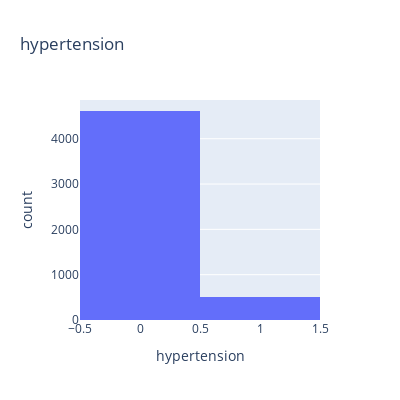

Notebook code for this chart:
### Markdown cell above
> **2.Hypertension:**

### Code cell
print (f'{round(df["hypertension"].value_counts(normalize=True)*100,2)}')
fig = px.histogram(df, x="hypertension", title='hypertension', width=400, height=400)
fig.show()

### Figure 1 — Plotly figure (JSON) as saved in the notebook; plotly's stock layout.template omitted (floating-point values rounded to 4 significant figures; data arrays with more than 128 entries replaced by an {"elided": "..."} marker saying what was removed)
{"data": [{"alignmentgroup": "True", "bingroup": "x", "hovertemplate": "hypertension=%{x}<br>count=%{y}<extra></extra>", "legendgroup": "", "marker": {"color": "#636efa", "pattern": {"shape": ""}}, "name": "", "offsetgroup": "", "orientation": "v", "showlegend": false, "type": "histogram", "x": {"elided": "5110 int values"}, "xaxis": "x", "yaxis": "y"}], "layout": {"barmode": "relative", "height": 400, "legend": {"tracegroupgap": 0}, "title": {"text": "hypertension"}, "width": 400, "xaxis": {"anchor": "y", "domain": [0, 1], "title": {"text": "hypertension"}}, "yaxis": {"anchor": "x", "domain": [0, 1], "title": {"text": "count"}}}}
